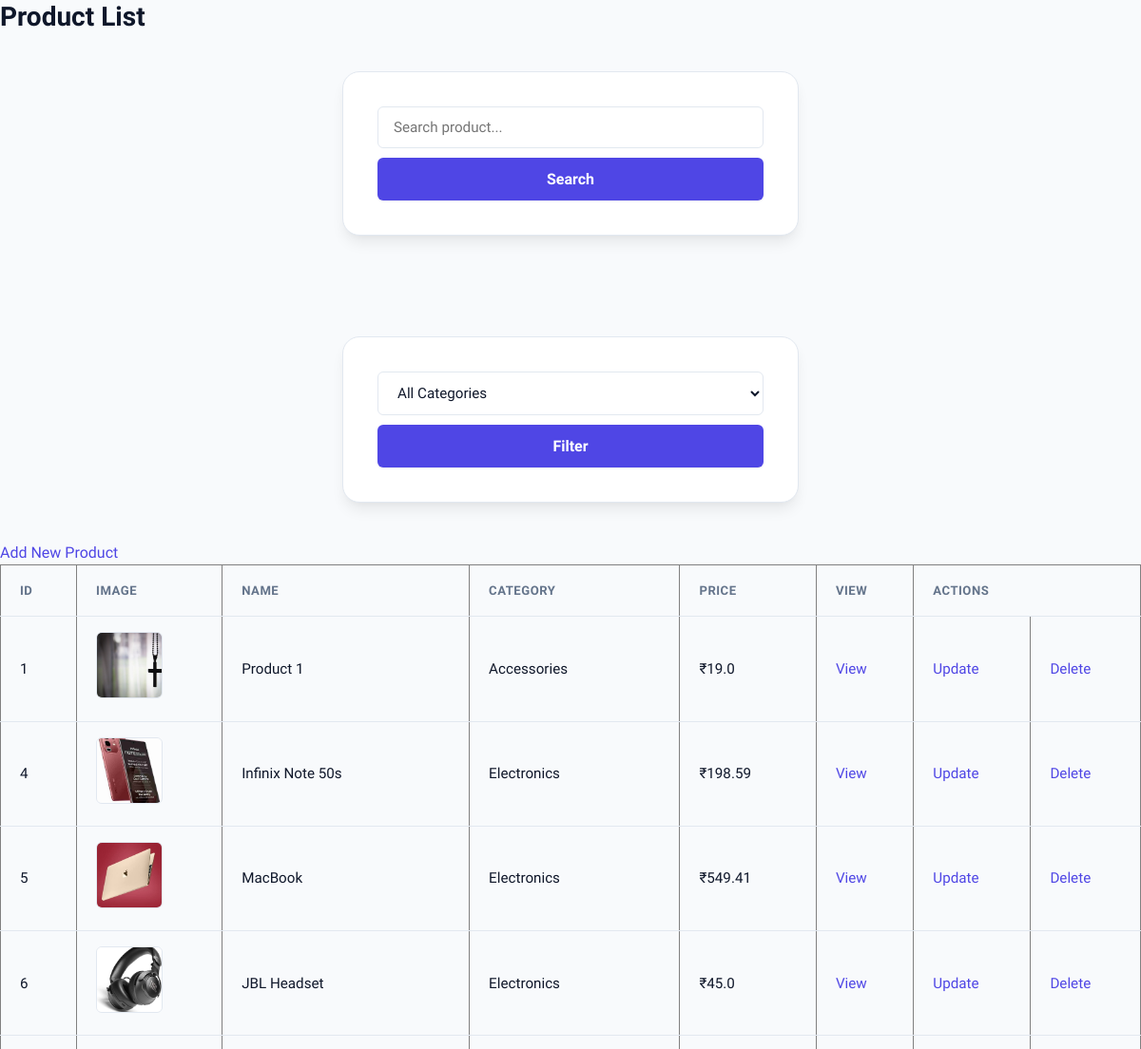
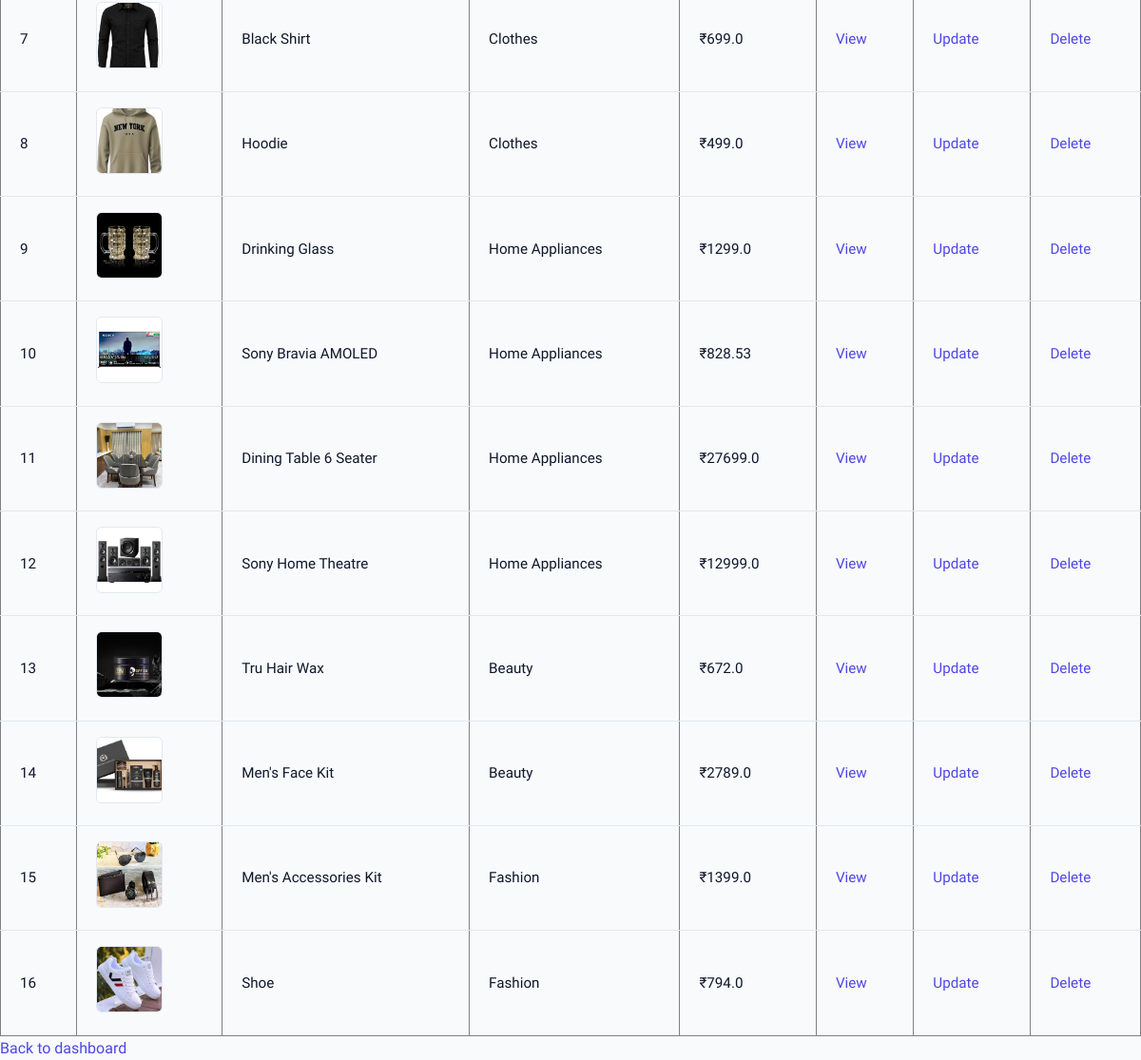
/admin/item-list (signed in), run on the app's committed database (2 pictures, top to bottom).
### tables this page shows
CREATE TABLE products (
        product_id INTEGER PRIMARY KEY AUTOINCREMENT,
        name TEXT,
        description TEXT,
        category TEXT,
        price REAL,
        image TEXT
    );

### app.py (the view)
@app.route('/admin/item-list')
def item_list():
    if 'admin_id' not in session:
        flash("Please login!", "danger")
        return redirect('/admin-login')
    search = request.args.get('search', '')
    category_filter = request.args.get('category', '')
    conn = get_db()
    cursor = conn.cursor(dictionary=True)
    cursor.execute("SELECT DISTINCT category FROM products")
    categories = cursor.fetchall()
    query = "SELECT * FROM products WHERE 1=1"
    params = []
    if search:
        query += " AND name LIKE %s"
        params.append("%" + search + "%")
    if category_filter:
        query += " AND category = %s"
        params.append(category_filter)
    cursor.execute(query, params)
    products = cursor.fetchall()
    cursor.close()
    conn.close()
    return render_template(
        "admin/item_list.html",
        products=products,
        categories=categories
    )

### app.py (called while the page is built)
def get_db():
    if not os.path.exists(config.DB_PATH):
        from init_db import init_database
        init_database(config.DB_PATH)
    conn = sqlite3.connect(config.DB_PATH, timeout=15, check_same_thread=False)
    conn.row_factory = sqlite3.Row
    conn.execute("PRAGMA foreign_keys = ON;")
    return SQLiteConnectionWrapper(conn)

    def _convert_query(self, query):
        if not isinstance(query, str):
            return query
        return re.sub(r'%s', '?', query)

    def execute(self, query, params=None):
        converted = self._convert_query(query)
        if params is None:
            return self._cursor.execute(converted)
        if not isinstance(params, (tuple, list)):
            params = (params,)
        return self._cursor.execute(converted, params)

    def fetchall(self):
        return self._cursor.fetchall()

    def close(self):
        try:
            return self._cursor.close()
        except Exception:
            pass

    def cursor(self, dictionary=False):
        return SQLiteCursorWrapper(self._conn.cursor())

    def close(self):
        try:
            return self._conn.close()
        except Exception:
            pass

### templates/admin/item_list.html (shortened to what this page needs)
<!DOCTYPE html>
<html>
<head>
    <link rel="stylesheet" href="{{ url_for('static', filename='css/style.css') }}">
</head>
<body>
    <h2>Product List</h2>
    <form method="GET" action="/admin/item-list">
        <input type="text" name="search" placeholder="Search product..." value="{{ request.args.get('search', '') }}">
        <button type="submit">Search</button>
    </form>
    <br>
    <form method="GET" action="/admin/item-list">
        <select name="category">
            <option value="">All Categories</option>
        </select>
        <button type="submit">Filter</button>
    </form>
    <a href="/admin/add-item">Add New Product</a>
    <table border="1" cellpadding="10">
        <tr>
            <th>ID</th>
            <th>Image</th>
            <th>Name</th>
            <th>Category</th>
            <th>Price</th>
            <th>View</th>
            <th colspan="2">Actions</th>
        </tr>
        {% for product in products %}
        <tr>
            <td>{{ product.product_id }}</td>
            <td>
                <img src="/static/uploads/product_images/{{ product.image }}" width="70" height="70">
            </td>
            <td>{{ product.name }}</td>
            <td>{{ product.category }}</td>
            <td>₹{{ product.price }}</td>
            <td>
                <a href="/admin/view-item/{{ product.product_id }}">View</a>
            </td>
            <td>
                <a href="/admin/update-item/{{product.product_id}}">Update</a>
            </td>
            <td>
                <a href="/admin/delete-item/{{product.product_id}}">Delete</a>
            </td>
        </tr>
        {% endfor %}
    </table>
    <a href="/admin-dashboard">Back to dashboard</a>
</body>
</html>

### static/css/style.css (style rules this page uses)
:root { --primary: #4f46e5; --primary-hover: #4338ca; --primary-light: #eef2ff; --secondary: #0f172a; --accent: #f97316; --accent-hover: #ea580c; --success: #10b981; --success-bg: #ecfdf5; --danger: #ef4444; --danger-bg: #fef2f2; --warning: #f59e0b; --bg-main: #f8fafc; --bg-card: #ffffff; --text-main: #0f172a; --text-muted: #64748b; --border-color: #e2e8f0; --shadow-sm: 0 1px 2px 0 rgb(0 0 0 / 0.05); --shadow-md: 0 4px 6px -1px rgb(0 0 0 / 0.07), 0 2px 4px -2px rgb(0 0 0 / 0.05); --shadow-lg: 0 10px 15px -3px rgb(0 0 0 / 0.08), 0 4px 6px -4px rgb(0 0 0 / 0.04); --shadow-xl: 0 20px 25px -5px rgb(0 0 0 / 0.1), 0 8px 10px -6px rgb(0 0 0 / 0.06); --radius-sm: 6px; --radius: 12px; --radius-lg: 18px; --transition: all 0.25s cubic-bezier(0.4, 0, 0.2, 1); }
* { box-sizing: border-box; margin: 0; padding: 0; }
html { scroll-behavior: smooth; }
body { min-height: 100vh; font-family: 'Plus Jakarta Sans', -apple-system, BlinkMacSystemFont, 'Segoe UI', Roboto, sans-serif; background-color: var(--bg-main); color: var(--text-main); line-height: 1.6; display: flex; flex-direction: column; }
h1, h2, h3, h4, h5, h6 { color: var(--secondary); font-weight: 700; line-height: 1.25; }
h2 { font-size: 1.75rem; }
a { color: var(--primary); text-decoration: none; transition: var(--transition); }
button, input[type="submit"], input[type="button"], .btn { display: inline-flex; align-items: center; justify-content: center; gap: 8px; border: none; border-radius: var(--radius-sm); padding: 12px 24px; background: var(--primary); color: #ffffff; font-family: inherit; font-size: 0.95rem; font-weight: 600; cursor: pointer; transition: var(--transition); box-shadow: var(--shadow-sm); }
form { width: 100%; max-width: 480px; margin: 40px auto; padding: 36px; background: var(--bg-card); border-radius: var(--radius-lg); box-shadow: var(--shadow-lg); border: 1px solid var(--border-color); }
input[type="text"], input[type="email"], input[type="password"], input[type="number"], input[type="file"], select, textarea { width: 100%; padding: 12px 16px; border: 1px solid var(--border-color); border-radius: var(--radius-sm); background: #ffffff; font-family: inherit; font-size: 0.95rem; color: var(--text-main); outline: none; transition: var(--transition); }
form button, form input[type="submit"] { width: 100%; margin-top: 10px; padding: 13px; font-size: 1rem; }
table { width: 100%; border-collapse: collapse; text-align: left; }
th { background: #f8fafc; color: var(--text-muted); font-weight: 700; font-size: 0.82rem; text-transform: uppercase; letter-spacing: 0.5px; padding: 16px 20px; border-bottom: 1px solid var(--border-color); }
td { padding: 16px 20px; border-bottom: 1px solid var(--border-color); color: var(--text-main); font-size: 0.95rem; vertical-align: middle; }
tr:last-child td { border-bottom: none; }
td img { border-radius: var(--radius-sm); border: 1px solid var(--border-color); object-fit: cover; }

### data on the page
products: product_id "1", image (picture), name "Product 1", category "Accessories", price "19.0"
products: product_id "4", image (picture), name "Infinix Note 50s", category "Electronics", price "198.59"
products: product_id "5", image (picture), name "MacBook", category "Electronics", price "549.41"
products: product_id "6", image (picture), name "JBL Headset", category "Electronics", price "45.0"
products: product_id "7", image (picture), name "Black Shirt", category "Clothes", price "699.0"
products: product_id "8", image (picture), name "Hoodie", category "Clothes", price "499.0"
products: product_id "9", image (picture), name "Drinking Glass", category "Home Appliances", price "1299.0"
products: product_id "10", image (picture), name "Sony Bravia AMOLED", category "Home Appliances", price "828.53"
products: product_id "11", image (picture), name "Dining Table 6 Seater", category "Home Appliances", price "27699.0"
products: product_id "12", image (picture), name "Sony Home Theatre", category "Home Appliances", price "12999.0"
products: product_id "13", image (picture), name "Tru Hair Wax", category "Beauty", price "672.0"
products: product_id "14", image (picture), name "Men's Face Kit", category "Beauty", price "2789.0"
products: product_id "15", image (picture), name "Men's Accessories Kit", category "Fashion", price "1399.0"
products: product_id "16", image (picture), name "Shoe", category "Fashion", price "794.0"
